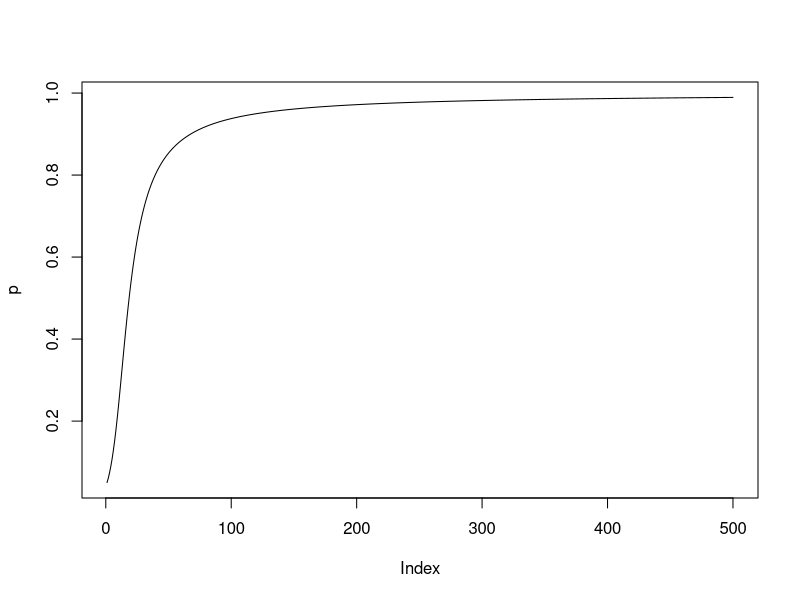
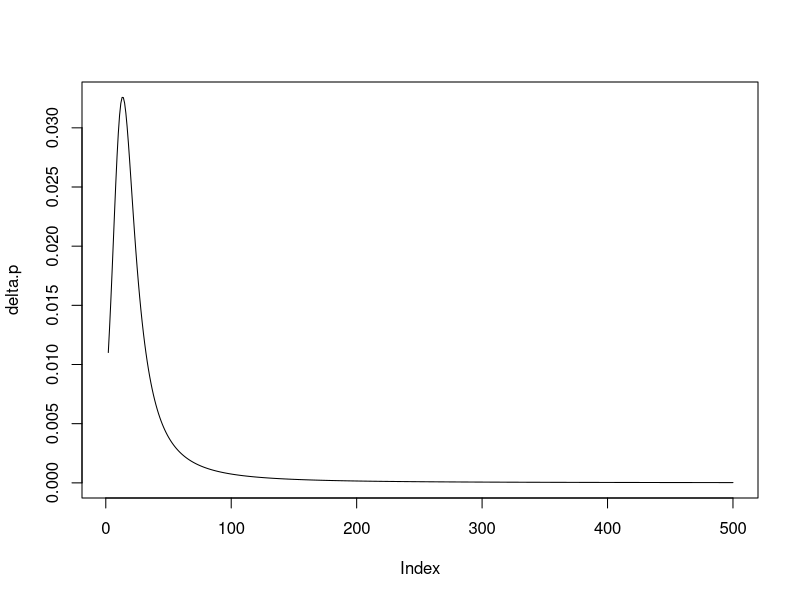

Reproduce these figures in R, in order.
# Deterministic selection models
# Advantageous dominant mutation


delta.p <- function(p, s)
    { p.prime <- p /(1 - (s*((1-p)^2)))
      return(p.prime)
    }

p <- numeric()
p[1] <- 0.05 
for(i in 2:500)
    { p[i] <- delta.p(p[i-1], 0.2)}

plot(p, type="lines")

# Plot of delta p (change in frequency between two generations
# as a function of time
delta.p <- numeric()
for(i in 2:500){delta.p[i] <- p[i]-p[i-1]}
plot(delta.p, type="lines")

